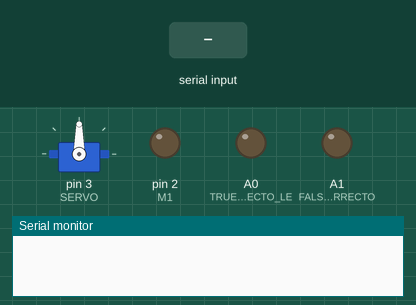
A sketch run on a simulated Arduino Uno, built with avr-gcc and run on an emulated ATmega328P. On the bench: servo, output pins drawn as LEDs (lit = HIGH), the last lines printed to the serial monitor. The inputs (shaded band) are chosen by the test bench.

Above: at 1.2 s.
1.3 s: "1" received over Serial
At 1.61 s:
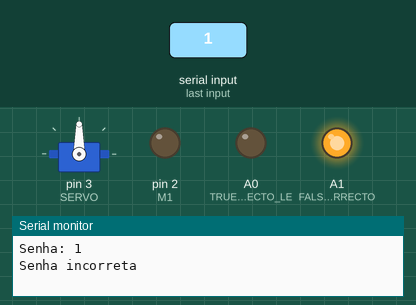
3.3 s: "mmmm" received over Serial
4.8 s: "ssss" received over Serial
Timing chart, 0 to 7.8 s (numbered marks = the images above; inputs shaded):
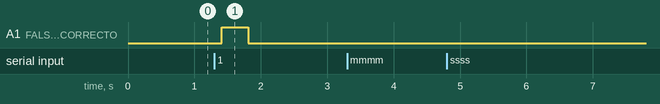

Measured:
- after the input at 1.3 s, A1 (FALSE_PASSWORD_INCORRECTO): LOW → HIGH after 0.11 s, → LOW 0.40 s later

The sketch:

PortaAlberto.ino
```cpp
#include <LiquidCrystal.h>
#include <Servo.h>

#define SERVO 3 // Porta Digital 6 PWM

Servo s; // Variável Servo
int pos; // Posição Servo


//#include <Key.h>                //borrar si causa algunos problemas en compilación
//#include <Keypad.h>
int M1 = 2;
bool M1state = false;
int a=0, b=0, c=0, d=0;//acumuladores de datos enteros para la contrseña.
int var=0; //incremento apara el switch.
String key;//contraseña....Ustedes pueden codificarlo la contraseña
char f='*';  //caracter para cubrir la contraseña.
int veces=0,incorrecto=0; //seguridad de solo 3 intentos para ingresar la contraseña correcta.
int aviso=3; //aviso para mostrar los intentos como seguridad para el usuario.
String readString;
/*
const byte filas = 4; //cuatro  filas.
const byte columnas = 4; //cuatro columnas.
char tecla[filas][columnas] = {
  {'1','2','3','A'},
  {'4','5','6','B'},
  {'7','8','9','C'},
  {'*','0','#','D'}
};
byte pinFilas[filas] = {7, 6, 5, 4}; //conectarse a las patillas de salida de fila del teclado.
byte pinColumnas[columnas] = {3, 2, A4, A5}; //conectarse a las patillas de las columnas del teclado.

Keypad keypad = Keypad( makeKeymap(tecla), pinFilas, pinColumnas, filas, columnas );
LiquidCrystal lcd(13,12,11,10,9,8); //RS,E,D4,D5,D6,D7
*/

void serialRead() {
  while (Serial.available()) {
  delay(10);
  if (Serial.available() >0) {
    char c = Serial.read();
    readString += c;}
  }
}

void setup(){
  //lcd.begin(16,2); //LCD (16 COLUMNAS Y 2 FILAS)
  s.attach(SERVO);
  Serial.begin(9600);
  s.write(90);
  pinMode(A0,OUTPUT); //TRUE PASSWORD CORRECTO LED YELLOW.
  pinMode(A1,OUTPUT); //FALSE PASSWORD INCORRECTO LED RED.
  pinMode(M1, OUTPUT);
  key="1234";
}

void loop(){
  String password, npassword;
  if(Serial.available()> 0){
    readString = "";
    serialRead();
    password = readString.substring(0,4);
    if(password.startsWith("mmmm")){
       Serial.print("Senha atual: ");
       Serial.print(key[0]);
       Serial.print(key[1]);
       Serial.print(key[2]);
       Serial.println(key[3]);
    }
    else if(password.startsWith("ssss")){
      Serial.println("digite a nova senha: ");
      readString = "";
       while(readString==""){
       if(Serial.available()>0){
         serialRead();
         npassword = readString.substring(0,4);
         key=npassword;
         Serial.println("Senha alterada!");
        }
      }
      //Serial.println("caiu aqui: ");
    }
    else{
   delay(100);
  if(password.startsWith(key)){
    //lcd.clear();
    //lcd.setCursor(3,0);
    //lcd.print("Senha");
    //lcd.setCursor(3,1);
    //lcd.print("correta");
    Serial.print("Senha: ");
    Serial.println(password);
    Serial.println("Senha correta");
    digitalWrite(A0,HIGH);
    if(M1state==false){
       s.write(0);
       M1state=true;
    }
    else{
       s.write(90);
       M1state=false;
    }
    delay(700);
    //lcd.clear();
    digitalWrite(A0,LOW);
    veces=0;//si es correcto el password ,variable veces no se incremeta.
    aviso=3;//variable aviso se mantiene en 3
    }
  else{
    //lcd.clear();
    //lcd.setCursor(3,0);
    //lcd.print("Senha");
    //lcd.setCursor(3,1);
    //lcd.print("errada");
    Serial.print("Senha: ");
    Serial.println(password);
    Serial.println("Senha incorreta");
    digitalWrite(A1,HIGH);
    delay(400);
    //lcd.clear();
    digitalWrite(A1,LOW);
      veces ++; //incrementamos los intentos incorrectos de password para el bloqueo.
      aviso --; //decremento de variable aviso ,de 3 hasta 0 según las veces de fallas al ingresar el password.
      //lcd.setCursor(2,0);
      Serial.print("Restam ");
      Serial.print(aviso);
      Serial.println(" tentativas");
      //lcd.print("Restam: ");
      //lcd.setCursor(13,0);
      //lcd.print(aviso);
      //lcd.setCursor(2,1);
      //lcd.print("tentativas");
       if(aviso==0){
         Serial.println("Alarme ativado");
          //lcd.clear();
          //lcd.setCursor(5,0);
          //lcd.print("ALARMA");
          //lcd.setCursor(4,1);
          //lcd.print("ACTIVADO");
        }
      delay(300);//lcd.clear();
    }
//------Seguridad para la contraseña y sus restricciones-------------------//

  while(veces>=3){
      //lcd.setCursor(1,0),lcd.print("Alerta Policia");
      //lcd.setCursor(4,1),lcd.print("Intrusos");
      digitalWrite(A1,HIGH);
      delay(100);
      ///lcd.clear();
      digitalWrite(A1,LOW);delay(50);
  }//while es Bucle infinito de seguridad para bloquear los re intentos del password

   var=0;
   //lcd.clear();
    }
  }
 if(!password){//lcd.setCursor(0,0),lcd.print("Digite a senha");}//portada de inicio en el LCD
  //Serial.println("Digite a senha: ");
 }
  delay(2);
}
```
